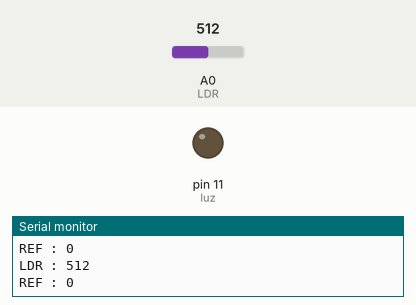
Bench run of a sketch on a simulated Arduino Uno, built with avr-gcc and run on an emulated ATmega328P. On the bench: output pins drawn as LEDs (lit = HIGH), the last lines printed to the serial monitor. The test bench sets the inputs (shaded band); at power-on: A0 (LDR) = 512.

Above: at 1.2 s.
1.3 s: A0 (LDR) set to 306
At 2.2 s:
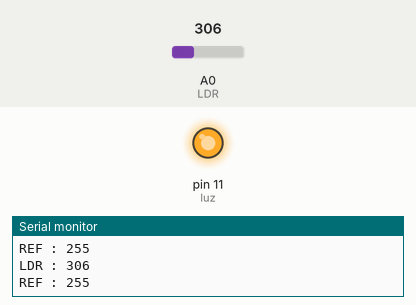
2.8 s: A0 (LDR) set to 333
4.3 s: A0 (LDR) set to 363
At 5.2 s:
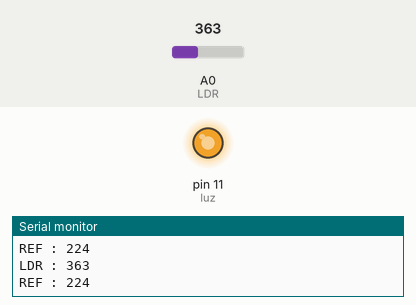
Timing chart, 0 to 7.3 s (numbered marks = the images above; inputs shaded):
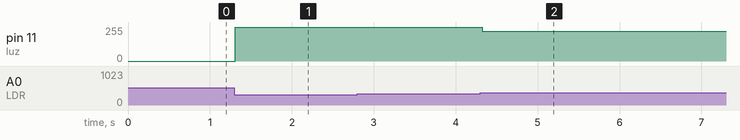

Measured:
- after the input at 1.3 s, pin 11 (luz): 0/255 → 255/255 at once
- after the input at 4.3 s, pin 11 (luz): 255/255 → 224/255 at once

The sketch:

LDR_2.ino
```cpp
const int LDR = A0;             // Pino analógico que o sensor está conectado
const int luz = 11;             // Pino Referente ao led ou rele
int valorsensor ;               // valor que sera armazenado o valor do LDR

int ref;

void setup() {
  pinMode(luz, OUTPUT);         // Coloca variavel luz é um sinal de saidad
  pinMode(LDR, INPUT);          // Coloca a variavel LDR como entrada
  Serial.begin(9600);           // inicializa a comunicação serial com a taxa de 9600 bps
}

void loop() {
  valorsensor = analogRead(LDR); // Faz a leitura do pino analógico LDR e armazena o valor na variavel valorsensor
  Serial.print("LDR : " );      // Mostra o valor no monitor serial
  Serial.println(valorsensor);

  ref = map(valorsensor, 344, 500, 255, 0);       /*observe, os valores mapeados devem ser utilizados de acordo com o que se le
  no LDR. Esse valor varia de caso para caso.*/
  ref = constrain(ref, 0, 255);
  analogWrite(luz,ref);
  Serial.print("REF : " );      // Mostra o valor no monitor serial
  Serial.println(ref);
  delay(100);

}
```
